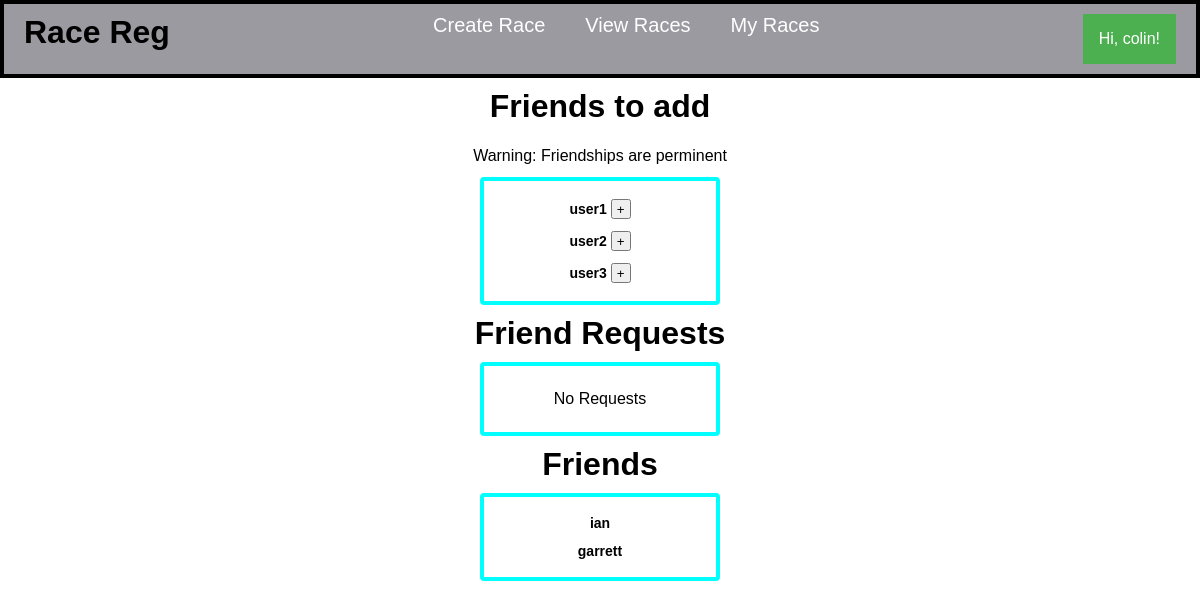
Before: /friends/ (signed in) with the older database file.
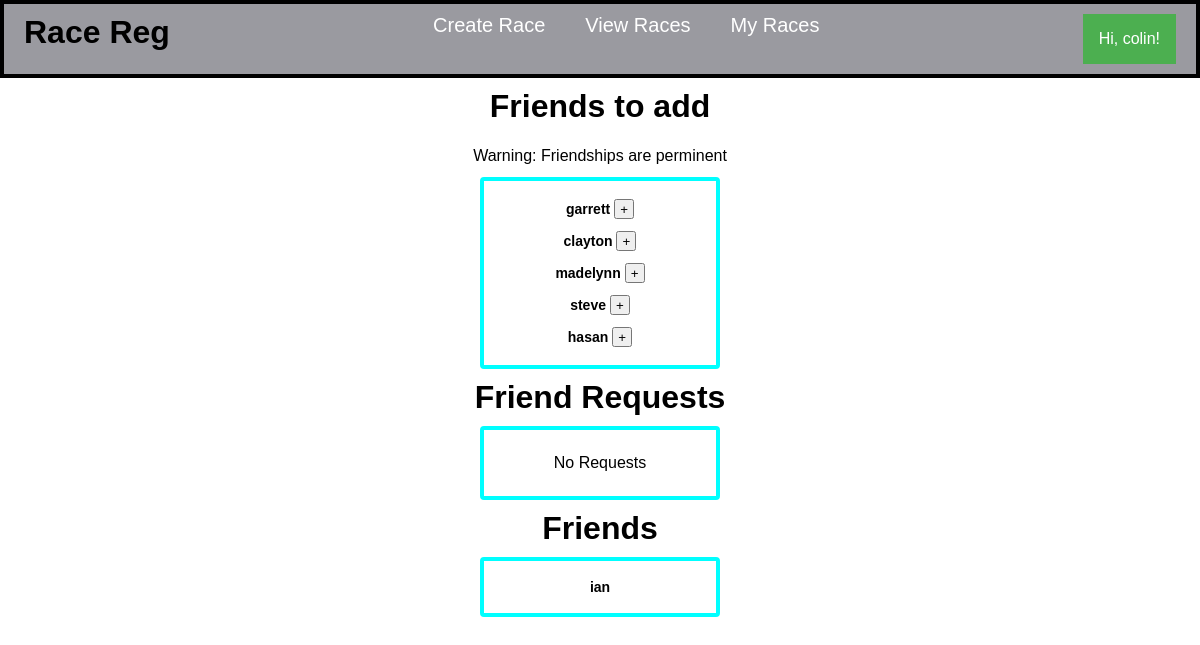
After: the same page with the newer database file.
### races/models.py (models this page shows)
class MyUser(AbstractUser):
    email = models.EmailField(verbose_name= 'email address', max_length=64, unique=True)
    username = models.CharField(max_length=16, unique=True)
    friends = models.ManyToManyField('MyUser', blank=True)
    owned_races = models.ManyToManyField('Race', blank=True, related_name='owned_races')
    participating_races = models.ManyToManyField('Race', blank=True, related_name='participating_races')

### races/views.py (the view)
# urls.py: path('friends/', views.friends, name='friends'),
def friends(request):
    allusers = MyUser.objects.exclude(username = request.user)
    requests = FriendRequest.objects.filter(to_user = request.user)
    return render(request, 'races/friends.html',
                  {
                      'allusers':allusers,
                      'requests': requests
                  })

### races/templates/races/friends.html
{% extends "races/base.html" %}
{% load static %}t
{% block script %}
    <link rel="stylesheet" href="{% static 'races/friends.css' %}">
{% endblock %}
{% block content %}
<div class="content">
    <h1 class="friends_title">Friends to add</h1>
    <p>Warning: Friendships are perminent</p>
        <ul class="all_users">
            {% for user in allusers %}
                {% if user not in request.user.friends.all and user != request.user %}
                    <h3 class="user_tag">
                        {{user}}
                        <button class="add_button">
                            <a href="{% url 'send friend request' user.id %}">+</a>
                        </button>
                    </h3>
                {% endif %}
            {% endfor %}
        </ul>
    <h1 class="friends_title">Friend Requests</h1>
        <ul class="all_users">
            {% for request in requests %}
            <h3 class="user_tag">
                {{request.from_user}}
                <button class="add-button">
                    <a href="{% url 'accept friend request' request.id %}">Accept</a>
                </button>
            </h3>
            {% empty %}
                <p class="no_requests">No Requests</p>
            {% endfor %}
        </ul>
    <h1 class="friends_title">Friends</h1>
    <ul class="all_users">
        {% for user in allusers %}
            {% if user in request.user.friends.all and user != request.user %}
            <h3 class="user_tag">{{user}}</h3>
            {% endif %}
        {% endfor %}
    </ul>
</div>
{% endblock %}

Changed rows visible on the page:
removed MyUser: username "user1", shown under "Friends to add"
removed MyUser: username "user2", shown under "Friends to add"
removed MyUser: username "user3", shown under "Friends to add"
changed MyUser "garrett": moves from the list under "Friends" to the list under "Friends to add"
added MyUser: username "clayton", shown under "Friends to add"
added MyUser: username "madelynn", shown under "Friends to add"
added MyUser: username "steve", shown under "Friends to add"
added MyUser: username "hasan", shown under "Friends to add"
